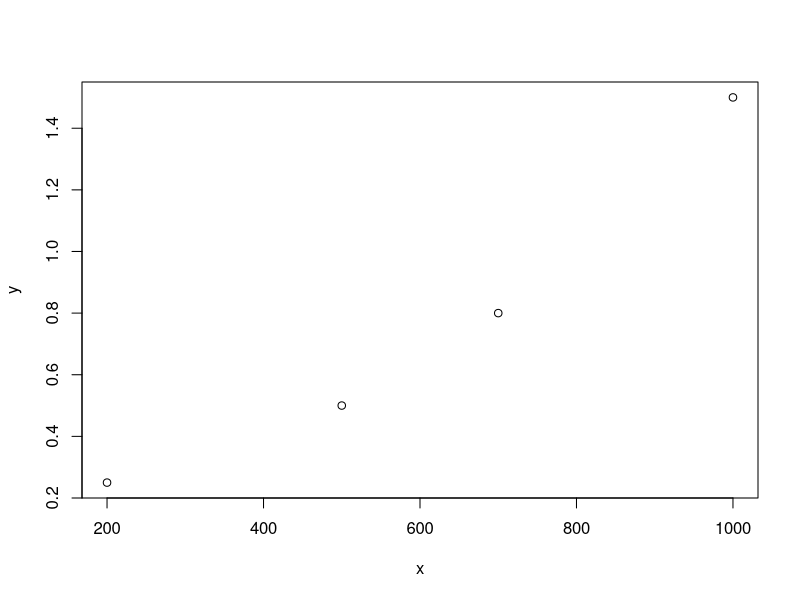
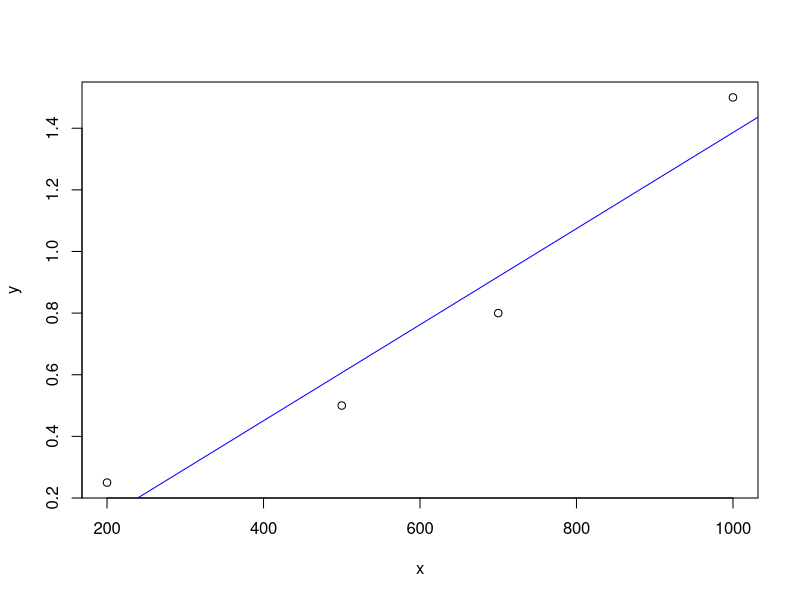

Write the R code that produced these figures, in order.
## ---- chunk 1
knitr::opts_chunk$set(echo = TRUE)
## ---- chunk 2
setwd("C:/Files/Academics/VIT/Lab/EDA/19BCE1560/Lab1")
## ---- chunk 3
x<-c(200,500,700,1000)
y<-c(0.25,0.5,0.8,1.5)

data_set=data.frame(x,y)
data_set
## ---- chunk 4
View(data_set)

str(data_set)
## ---- chunk 5
plot(x,y)
## ---- chunk 6
plot(x,y)
LR_result<-lm(y~x)
LR_result
summary(LR_result)
abline(LR_result,col="blue")
## ---- chunk 7
x=data.frame(x=c(1200))
R<-predict(LR_result,x)
R
summary(R)
